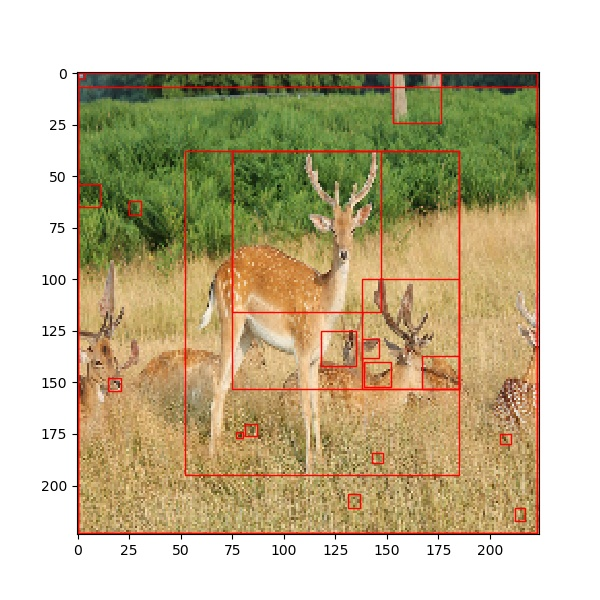

This figure's Python source:
from skimage import io,transform
import matplotlib.pyplot as plt
import matplotlib.patches as mpatches
import selectivesearch
import time

def main():
    start_time = time.time()
    img = io.imread("antelope_10001.jpg")
    # resize the image
    img = transform.resize(img, (224,224))
    img_lbl, regions = selectivesearch.selective_search(
        img, scale=500, sigma=0.9, min_size=10)
    finish_time = time.time()
    print("processing time consumption", finish_time - start_time)

    print("image label")
    print(img_lbl[:10])
    print("region")
    print(regions[:10])

    candidates = set()
    for r in regions:
        if r['rect'] in candidates:
            continue
        x, y, w, h = r['rect']
        if h == 0 or w == 0:
            continue
        if w / h > 1.2 or h / w > 1.2:
            continue
        candidates.add(r['rect'])

    fig, ax = plt.subplots(ncols=1, nrows=1, figsize=(6, 6))
    ax.imshow(img)
    for x, y, w, h in candidates:
        rect = mpatches.Rectangle(
            (x, y), w, h, fill=False, edgecolor='red', linewidth=1)
        ax.add_patch(rect)
    plt.savefig("selective_search_demo.jpg")
    plt.show()


main()